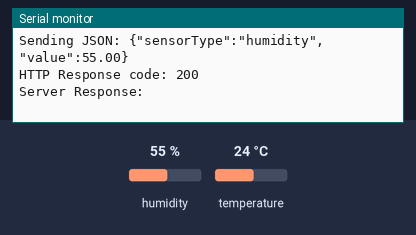
Bench run of a sketch on a simulated ESP32. Shown: the last lines printed to the serial monitor. The test bench sets the inputs (shaded band); at power-on: humidity 55 %, temperature 24 °C. WiFi joins after 1.5 s; servers stay silent unless stated; uploads are accepted with an empty reply.

Above: at 4.7 s.
4.8 s: humidity set to 22 %
At 9.13 s:
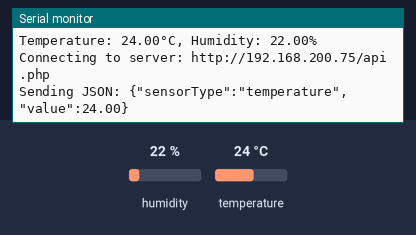
10.9 s: temperature set to 12 °C
At 14.77 s:
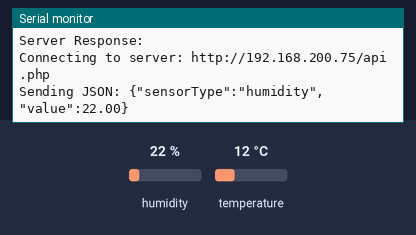
17.0 s: humidity set to 40 %
At 21.0 s:
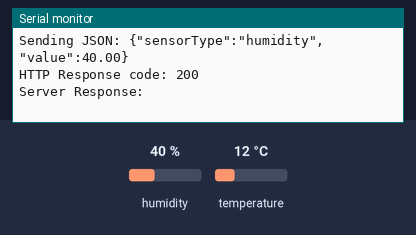
Timing chart, 0 to 22.5 s (numbered marks = the images above; inputs shaded):
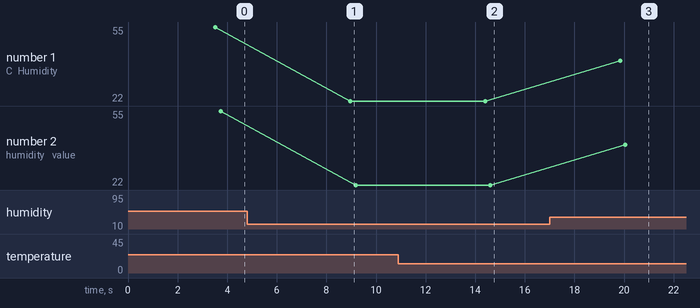

Measured:
- after the input at 4.8 s, the serial monitor: prints a new line after 4.2 s (image 1)
- after the input at 10.9 s, the serial monitor: prints a new line after 3.5 s (image 2)
- after the input at 17.0 s, the serial monitor: prints a new line after 2.8 s (image 3)
- plotted number 1: 55 → 22 after the input at 4.8 s, 22 → 40 after the input at 17.0 s
- plotted number 2: 55 → 22 after the input at 4.8 s, 22 → 40 after the input at 17.0 s

The sketch:

humidityAndTemperature.ino
```cpp
#include <WiFi.h>
#include <HTTPClient.h>
#include <DHT.h>

const char* ssid = "berna";
const char* password = "123456789";
const char* serverUrl = "http://192.168.200.75/api.php";

// DHT Sensor
#define DHTPIN 6
#define DHTTYPE DHT11
DHT dht(DHTPIN, DHTTYPE);

void setup() {
    Serial.begin(115200);

    // Connect to Wi-Fi
    WiFi.begin(ssid, password);
    Serial.print("Connecting to Wi-Fi");

    int attempt = 0;
    while (WiFi.status() != WL_CONNECTED && attempt < 20) {
        delay(500);
        Serial.print(".");
        attempt++;
    }

    if (WiFi.status() == WL_CONNECTED) {
        Serial.println("\nConnected to Wi-Fi");
        Serial.print("IP Address: ");
        Serial.println(WiFi.localIP());
    } else {
        Serial.println("\nFailed to connect! Restart.");
        ESP.restart();
    }

    // Initialize DHT sensor
    dht.begin();
    delay(2000);
}

// Function to check and reconnect Wi-Fi
void checkWiFi() {
    if (WiFi.status() != WL_CONNECTED) {
        Serial.println("WiFi Disconnected, attempting to reconnect...");
        WiFi.disconnect();
        WiFi.reconnect();

        int attempt = 0;
        while (WiFi.status() != WL_CONNECTED && attempt < 10) {
            delay(500);
            Serial.print(".");
            attempt++;
        }

        if (WiFi.status() == WL_CONNECTED) {
            Serial.println("\nReconnected to Wi-Fi!");
        } else {
            Serial.println("\nStill disconnected. Restarting ESP...");
            ESP.restart();
        }
    }
}

void transmitSensorData(const char* sensorType, float value) {
  if (WiFi.status() == WL_CONNECTED) {
    HTTPClient http;
    Serial.print("Connecting to server: ");
    Serial.println(serverUrl);

    http.begin(serverUrl);
    http.addHeader("Content-Type", "application/json");

    String payload = "{\"sensorType\":\"" + String(sensorType) + "\", \"value\":" + String(value) + "}";
    Serial.print("Sending JSON: ");
    Serial.println(payload);

    int httpResponseCode = http.POST(payload);

    Serial.print("HTTP Response code: ");
    Serial.println(httpResponseCode);

    if (httpResponseCode > 0) {
      String response = http.getString();
      Serial.println("Server Response: " + response);
    } else {
      Serial.println("Error: " + http.errorToString(httpResponseCode));
    }

    http.end();
  } else {
    Serial.println("WiFi Disconnected, trying to reconnect...");
  }
}

void loop() {
    checkWiFi();  // Ensure Wi-Fi is connected

    // Read DHT sensor values
    float temperature = dht.readTemperature();
    float humidity = dht.readHumidity();

    if (isnan(temperature) || isnan(humidity)) {
        Serial.println("Failed to read from DHT sensor! Retrying...");
        dht.begin();
        delay(2000);
        return;
    }

    Serial.print("Temperature: ");
    Serial.print(temperature);
    Serial.print("°C, Humidity: ");
    Serial.print(humidity);
    Serial.println("%");

    // Send data to API
    transmitSensorData("temperature", temperature);
    transmitSensorData("humidity", humidity);

    yield();
    delay(5000);  // Wait 5 seconds before sending again
}
```
